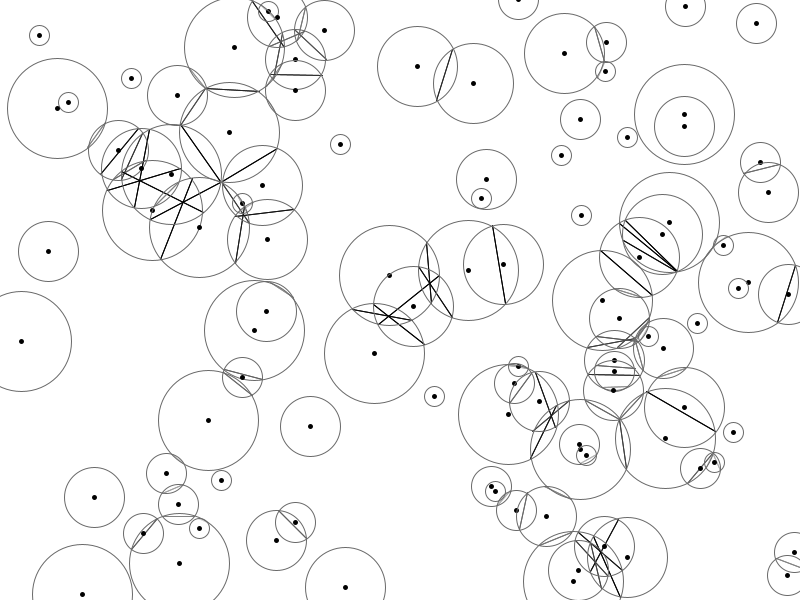
Frame 1 (no input)
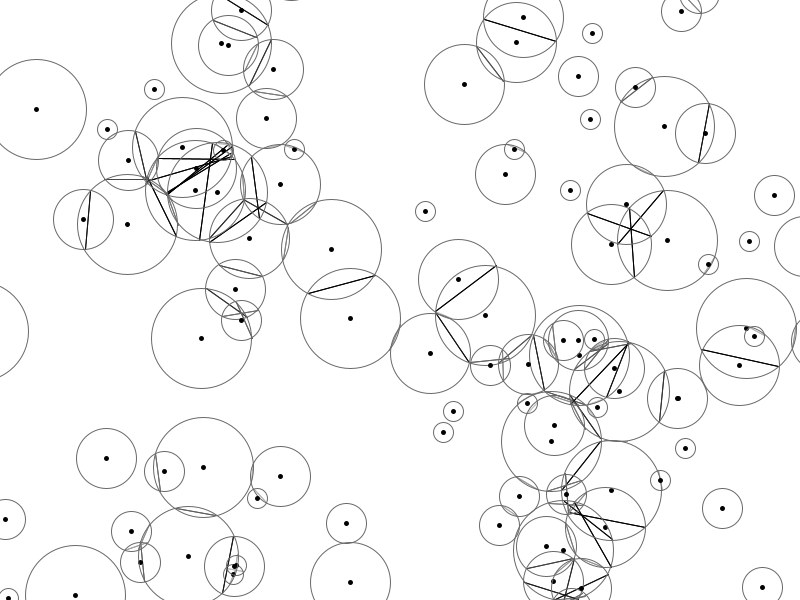
Frame 60 (the mouse pressed at the canvas centre just before this capture)
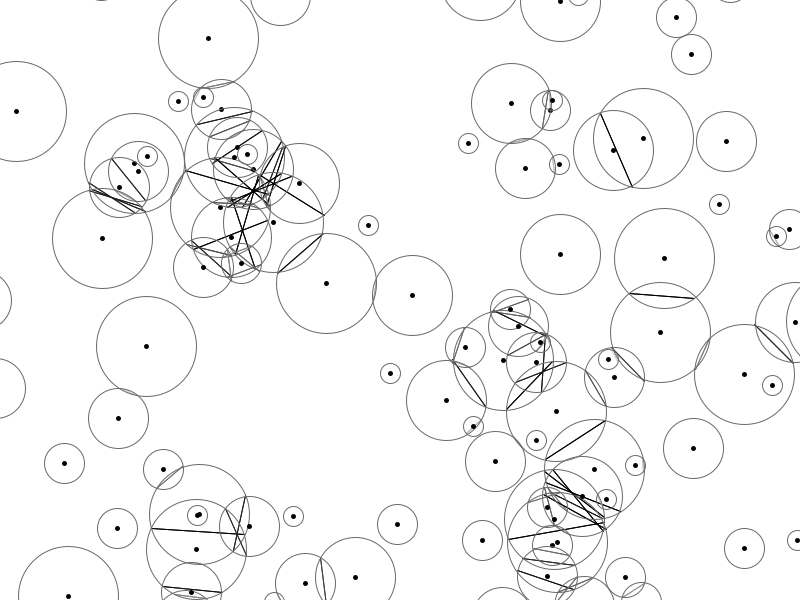
Frame 120 (the mouse held since frame 60 and released just before this capture)

The Processing sketch that drew these frames (run headless with seeded random() and noise(); from frame 60 on, the mouse is pressed at the canvas centre):

// Processing sketch: bit2atom20201112d_Structure3A_v2
// ── bit2atom20201112d_Structure3A_v2.pde
/* 
   Structure 3 
   
   A surface filled with one hundred medium to small sized circles. 
   Each circle has a different size and direction, but moves at the same slow rate. 
   Display: 
   >>> A. The instantaneous intersections of the circles 
   B. The aggregate intersections of the circles 
 
   based on Implementation by Casey Reas <http://groupc.net>
*/ 
 
int numCircle = 100; 
Circle[] circles = new Circle[numCircle]; 
 
void setup(){ 
  size(800, 600); 
  frameRate(30); 
  for(int i=0; i<numCircle; i++) { 
    circles[i] = new Circle(random(width), (float)height/(float)numCircle * i, 
                            int(random(1, 6))*10, random(-1.0, 1.0), random(-1.0, 1.0), i); 
  } 
  ellipseMode(CENTER); 
  background(255); 
}

void draw(){ 
  background(255); 
  stroke(0, 10); 
  for(int i=0; i<numCircle; i++) { 
    circles[i].update(); 
  } 
  for(int i=0; i<numCircle; i++) { 
    circles[i].move(); 
  } 
  for(int i=0; i<numCircle; i++) { 
    circles[i].makepoint(); 
    circles[i].makeCircle();
  } 
  noFill(); 
}

// ── Circle.pde
class Circle {
  float x, y, r, r2, sp, ysp;
  int id;

  Circle( float px, float py, float pr, float psp, float pysp, int pid ) {
    x = px; //x valne
    y = py; //y value
    r = pr; //radiu of circle
    r2 = r*r; //r^2
    id = pid; //id of circle
    sp = psp; //x speed of circle
    ysp = pysp; //y speed of circle
  }

  void update() {
    for (int i=0; i<numCircle; i++) {
      if (i != id) {
        intersect( this, circles[i] );
      }
    }
  }

  void makepoint() {
    stroke(0);
    strokeWeight(5);
    point(x, y);
  }

  void makeCircle() {
    noFill();
    stroke(105);
    strokeWeight(1);
    ellipse(x, y, r*2, r*2);
  }

  void move() {
    x += sp;
    y += ysp;

    if (sp > 0) {
      if (x > width+r) {
        x = -r;
      }
    } else {
      if (x < -r) {
        x = width+r;
      }
    }
    if (ysp > 0) {
      if (y > height+r) {
        y = -r;
      }
    } else {
      if (y < -r) {
        y = height+r;
      }
    }
  }

  void intersect( Circle cA, Circle cB ) {
    float dx = cA.x - cB.x;
    float dy = cA.y - cB.y;
    float d2 = dx*dx + dy*dy;
    float d = sqrt( d2 );

    if ( d>cA.r+cB.r || d<abs(cA.r-cB.r) ) {
      return; // no solution
    }

    float a = (cA.r2 - cB.r2 + d2) / (2*d);
    float h = sqrt( cA.r2 - a*a );

    //center point
    float x2 = cA.x + a*(cB.x - cA.x)/d;
    float y2 = cA.y + a*(cB.y - cA.y)/d;

    //intersectPoint a
    float paX = x2 + h*(cB.y - cA.y)/d;
    float paY = y2 - h*(cB.x - cA.x)/d;

    //intersectPoint b
    float pbX = x2 - h*(cB.y - cA.y)/d;
    float pbY = y2 + h*(cB.x - cA.x)/d;

    stroke(255-dist(paX, paY, pbX, pbY)*4);
    strokeWeight(1);

    //chord line
    line(paX, paY, pbX, pbY);

    //connection from center to center
    //line(cA.x, cA.y, cB.x, cB.y);
  }
}
